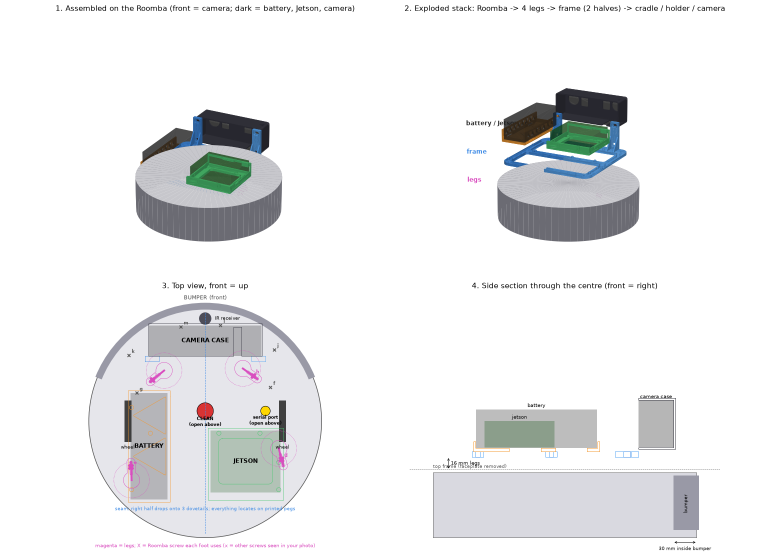
#> input picture hardware/platform/assembly_on_roomba.png, 1540 x 1120 px (shown at 1/2 size)
$ python -i sim_vs_real.py   (imports and definitions only)   (older library calls are emulated)
#> lines starting #> are read from the running program, lines starting #| are printed output that depends on the picture
"""Compare image statistics of real D1000 frames vs synthetic frames.

  python sim_vs_real.py --real E:\\twin\\real_frames\\left --sim E:\\twin\\datasets\\v1\\images --out E:\\twin\\eval

Per image: mean brightness (Y), contrast (std Y), saturation (HSV S mean), noise sigma (Immerkaer's
fast estimator on Y), sharpness (variance of Laplacian), clipped highlights / crushed shadows,
colour cast (mean B, G, R). Prints medians and IQRs for both sets and writes stats.json + a
histogram figure.
"""
import argparse
import glob
import json
import os

import cv2
import numpy as np


def noise_sigma(gray):
    """Immerkaer 1996: sigma = sqrt(pi/2) / (6 (W-2)(H-2)) * sum |I * N|."""
    k = np.array([[1, -2, 1], [-2, 4, -2], [1, -2, 1]], np.float32)
    h, w = gray.shape
    conv = cv2.filter2D(gray.astype(np.float32), -1, k)
    return float(np.sqrt(np.pi / 2) * np.abs(conv[1:-1, 1:-1]).sum() / (6.0 * (w - 2) * (h - 2)))


def stats(path):
    bgr = cv2.imread(path, cv2.IMREAD_COLOR)
#> bgr is the input picture: shape (1120, 1540, 3); mean B, G, R 237.3, 236.4, 235.6
    if bgr is None:
        return None
    y = cv2.cvtColor(bgr, cv2.COLOR_BGR2GRAY)
    hsv = cv2.cvtColor(bgr, cv2.COLOR_BGR2HSV)
#> hsv: shape (1120, 1540, 3); mean H, S, V 24.2, 5.3, 238.3
    return {
        'brightness': float(y.mean()),
        'contrast': float(y.std()),
        'saturation': float(hsv[:, :, 1].mean()),
        'noise_sigma': noise_sigma(y),
        'sharpness_lapvar': float(cv2.Laplacian(y, cv2.CV_64F).var()),
        'clipped_hi_pct': float((y >= 250).mean() * 100),
        'crushed_lo_pct': float((y <= 5).mean() * 100),
        'mean_b': float(bgr[:, :, 0].mean()), 'mean_g': float(bgr[:, :, 1].mean()),
        'mean_r': float(bgr[:, :, 2].mean()),
    }
#> in noise_sigma, `conv = cv2.filter2D(gray.astype(np.float32), -1, k)`:
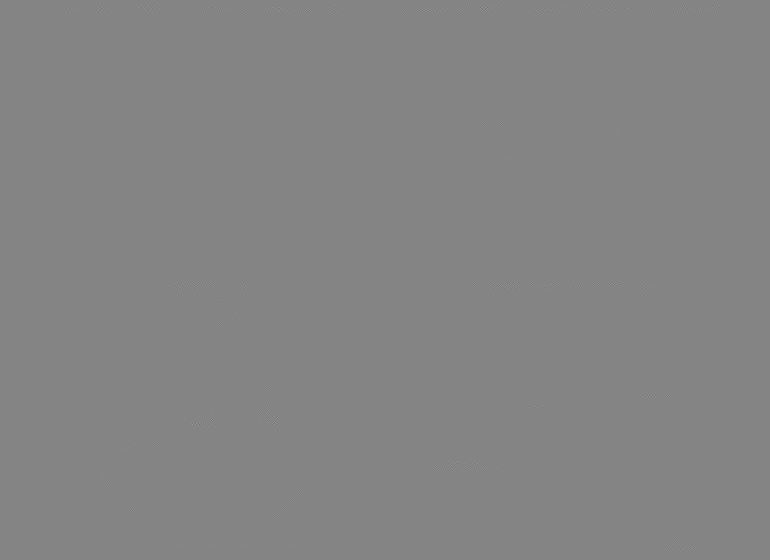
#> conv: shape (1120, 1540) float32 (shown at 1/2 size); min -789, max 724, mean 0; drawn with min black and max white


# [48 lines left out: functions summarize, main, not called in this run]


# [2 lines not run here, left out]

>>> result = stats('../../../hardware/platform/assembly_on_roomba.png')
#> result = 10 items
